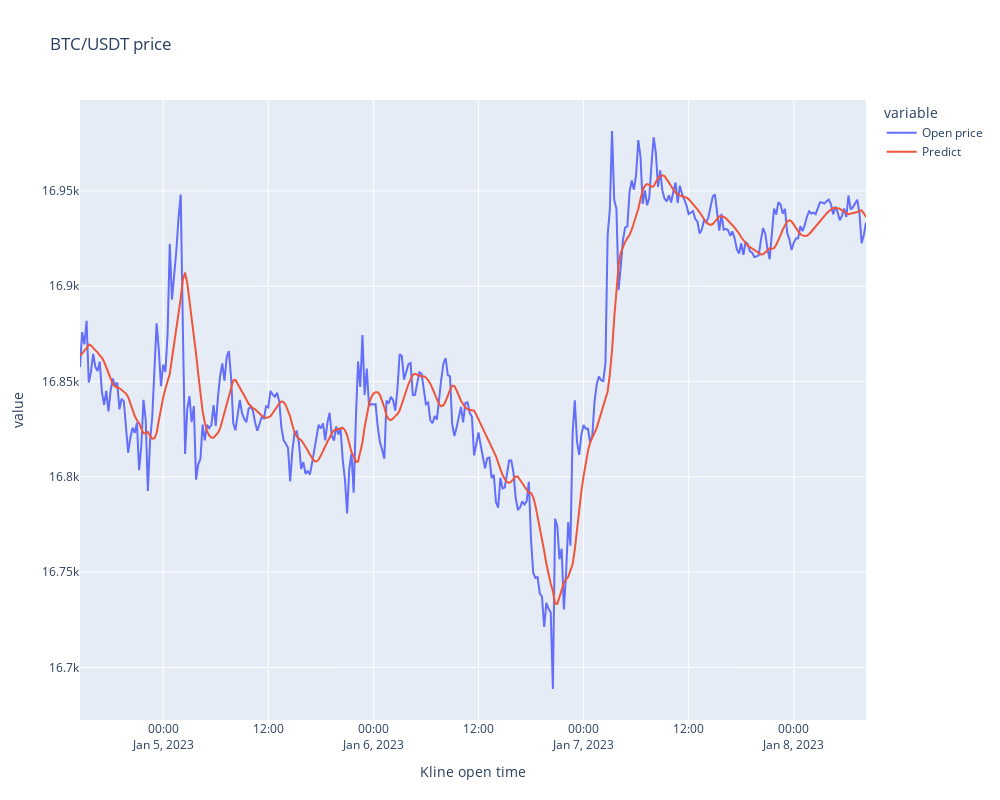

Notebook source saved alongside this figure:
### Code cell
fig = px.line(lstm_df[["Open price","Predict"]].dropna(), title="BTC/USDT price" , width=1000, height=800)
fig.show()

### Figure 1 — Plotly figure (JSON) as saved in the notebook; plotly's stock layout.template omitted (floating-point values rounded to 4 significant figures; data arrays with more than 128 entries replaced by an {"elided": "..."} marker saying what was removed)
{"data": [{"hovertemplate": "variable=Open price<br>Kline open time=%{x}<br>value=%{y}<extra></extra>", "legendgroup": "Open price", "line": {"color": "#636efa", "dash": "solid"}, "marker": {"symbol": "circle"}, "mode": "lines", "name": "Open price", "orientation": "v", "showlegend": true, "type": "scatter", "x": {"elided": "360 str values"}, "xaxis": "x", "y": {"elided": "360 float values"}, "yaxis": "y"}, {"hovertemplate": "variable=Predict<br>Kline open time=%{x}<br>value=%{y}<extra></extra>", "legendgroup": "Predict", "line": {"color": "#EF553B", "dash": "solid"}, "marker": {"symbol": "circle"}, "mode": "lines", "name": "Predict", "orientation": "v", "showlegend": true, "type": "scatter", "x": {"elided": "360 str values"}, "xaxis": "x", "y": {"elided": "360 float values"}, "yaxis": "y"}], "layout": {"height": 800, "legend": {"title": {"text": "variable"}, "tracegroupgap": 0}, "title": {"text": "BTC/USDT price"}, "width": 1000, "xaxis": {"anchor": "y", "domain": [0, 1], "title": {"text": "Kline open time"}}, "yaxis": {"anchor": "x", "domain": [0, 1], "title": {"text": "value"}}}}
